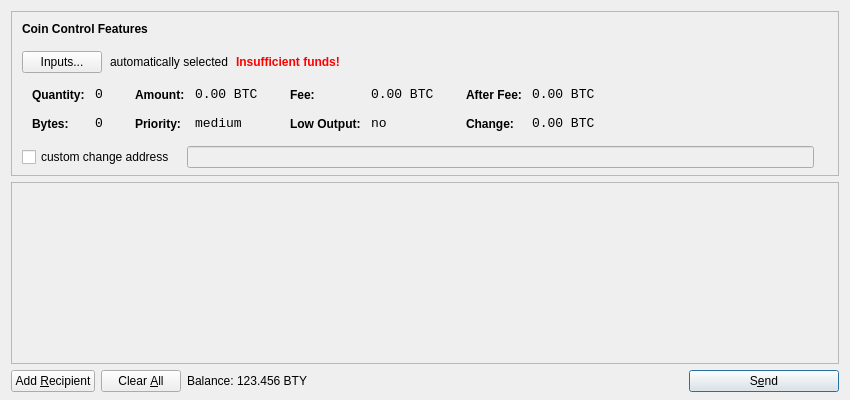
<?xml version="1.0" encoding="UTF-8"?>
<ui version="4.0">
 <class>SendCoinsDialog</class>
 <widget class="QDialog" name="SendCoinsDialog">
  <property name="geometry">
   <rect>
    <x>0</x>
    <y>0</y>
    <width>850</width>
    <height>400</height>
   </rect>
  </property>
  <property name="windowTitle">
   <string>Send Coins</string>
  </property>
  <layout class="QVBoxLayout" name="verticalLayout" stretch="0,1,0">
   <property name="bottomMargin">
    <number>8</number>
   </property>
   <item>
    <widget class="QFrame" name="frameCoinControl">
     <property name="sizePolicy">
      <sizepolicy hsizetype="Expanding" vsizetype="Expanding">
       <horstretch>0</horstretch>
       <verstretch>0</verstretch>
      </sizepolicy>
     </property>
     <property name="maximumSize">
      <size>
       <width>16777215</width>
       <height>16777215</height>
      </size>
     </property>
     <property name="frameShape">
      <enum>QFrame::StyledPanel</enum>
     </property>
     <property name="frameShadow">
      <enum>QFrame::Sunken</enum>
     </property>
     <layout class="QVBoxLayout" name="verticalLayoutCoinControl2">
      <property name="spacing">
       <number>-1</number>
      </property>
      <property name="leftMargin">
       <number>0</number>
      </property>
      <property name="topMargin">
       <number>0</number>
      </property>
      <property name="rightMargin">
       <number>0</number>
      </property>
      <property name="bottomMargin">
       <number>6</number>
      </property>
      <item>
       <layout class="QVBoxLayout" name="verticalLayoutCoinControl" stretch="0,0,0,0,1">
        <property name="spacing">
         <number>0</number>
        </property>
        <property name="leftMargin">
         <number>10</number>
        </property>
        <property name="topMargin">
         <number>10</number>
        </property>
        <item>
         <layout class="QHBoxLayout" name="horizontalLayoutCoinControl1">
          <property name="bottomMargin">
           <number>15</number>
          </property>
          <item>
           <widget class="QLabel" name="labelCoinControlFeatures">
            <property name="sizePolicy">
             <sizepolicy hsizetype="Preferred" vsizetype="Maximum">
              <horstretch>0</horstretch>
              <verstretch>0</verstretch>
             </sizepolicy>
            </property>
            <property name="font">
             <font>
              <weight>75</weight>
              <bold>true</bold>
             </font>
            </property>
            <property name="styleSheet">
             <string notr="true">font-weight:bold;</string>
            </property>
            <property name="text">
             <string>Coin Control Features</string>
            </property>
           </widget>
          </item>
         </layout>
        </item>
        <item>
         <layout class="QHBoxLayout" name="horizontalLayoutCoinControl2" stretch="0,0,0,0">
          <property name="spacing">
           <number>8</number>
          </property>
          <property name="bottomMargin">
           <number>10</number>
          </property>
          <item>
           <widget class="QPushButton" name="pushButtonCoinControl">
            <property name="styleSheet">
             <string notr="true"/>
            </property>
            <property name="text">
             <string>Inputs...</string>
            </property>
           </widget>
          </item>
          <item>
           <widget class="QLabel" name="labelCoinControlAutomaticallySelected">
            <property name="text">
             <string>automatically selected</string>
            </property>
            <property name="margin">
             <number>5</number>
            </property>
           </widget>
          </item>
          <item>
           <widget class="QLabel" name="labelCoinControlInsuffFunds">
            <property name="font">
             <font>
              <weight>75</weight>
              <bold>true</bold>
             </font>
            </property>
            <property name="styleSheet">
             <string notr="true">color:red;font-weight:bold;</string>
            </property>
            <property name="text">
             <string>Insufficient funds!</string>
            </property>
            <property name="margin">
             <number>5</number>
            </property>
           </widget>
          </item>
          <item>
           <spacer name="horizontalSpacerCoinControl">
            <property name="orientation">
             <enum>Qt::Horizontal</enum>
            </property>
            <property name="sizeHint" stdset="0">
             <size>
              <width>40</width>
              <height>1</height>
             </size>
            </property>
           </spacer>
          </item>
         </layout>
        </item>
        <item>
         <widget class="QWidget" name="widgetCoinControl" native="true">
          <property name="sizePolicy">
           <sizepolicy hsizetype="Preferred" vsizetype="Preferred">
            <horstretch>0</horstretch>
            <verstretch>0</verstretch>
           </sizepolicy>
          </property>
          <property name="minimumSize">
           <size>
            <width>0</width>
            <height>0</height>
           </size>
          </property>
          <property name="styleSheet">
           <string notr="true"/>
          </property>
          <layout class="QHBoxLayout" name="horizontalLayoutCoinControl5">
           <property name="margin">
            <number>0</number>
           </property>
           <item>
            <layout class="QHBoxLayout" name="horizontalLayoutCoinControl3" stretch="0,0,0,1">
             <property name="spacing">
              <number>20</number>
             </property>
             <property name="topMargin">
              <number>0</number>
             </property>
             <property name="bottomMargin">
              <number>10</number>
             </property>
             <item>
              <layout class="QFormLayout" name="formLayoutCoinControl1">
               <property name="horizontalSpacing">
                <number>10</number>
               </property>
               <property name="verticalSpacing">
                <number>14</number>
               </property>
               <property name="leftMargin">
                <number>10</number>
               </property>
               <property name="topMargin">
                <number>4</number>
               </property>
               <property name="rightMargin">
                <number>6</number>
               </property>
               <item row="0" column="0">
                <widget class="QLabel" name="labelCoinControlQuantityText">
                 <property name="styleSheet">
                  <string notr="true">font-weight:bold;</string>
                 </property>
                 <property name="text">
                  <string>Quantity:</string>
                 </property>
                 <property name="margin">
                  <number>0</number>
                 </property>
                </widget>
               </item>
               <item row="0" column="1">
                <widget class="QLabel" name="labelCoinControlQuantity">
                 <property name="font">
                  <font>
                   <family>Monospace</family>
                   <pointsize>10</pointsize>
                  </font>
                 </property>
                 <property name="cursor">
                  <cursorShape>IBeamCursor</cursorShape>
                 </property>
                 <property name="contextMenuPolicy">
                  <enum>Qt::ActionsContextMenu</enum>
                 </property>
                 <property name="text">
                  <string notr="true">0</string>
                 </property>
                 <property name="margin">
                  <number>0</number>
                 </property>
                 <property name="textInteractionFlags">
                  <set>Qt::LinksAccessibleByMouse|Qt::TextSelectableByKeyboard|Qt::TextSelectableByMouse</set>
                 </property>
                </widget>
               </item>
               <item row="1" column="0">
                <widget class="QLabel" name="labelCoinControlBytesText">
                 <property name="styleSheet">
                  <string notr="true">font-weight:bold;</string>
                 </property>
                 <property name="text">
                  <string>Bytes:</string>
                 </property>
                </widget>
               </item>
               <item row="1" column="1">
                <widget class="QLabel" name="labelCoinControlBytes">
                 <property name="font">
                  <font>
                   <family>Monospace</family>
                   <pointsize>10</pointsize>
                  </font>
                 </property>
                 <property name="cursor">
                  <cursorShape>IBeamCursor</cursorShape>
                 </property>
                 <property name="contextMenuPolicy">
                  <enum>Qt::ActionsContextMenu</enum>
                 </property>
                 <property name="text">
                  <string notr="true">0</string>
                 </property>
                 <property name="textInteractionFlags">
                  <set>Qt::LinksAccessibleByMouse|Qt::TextSelectableByKeyboard|Qt::TextSelectableByMouse</set>
                 </property>
                </widget>
               </item>
              </layout>
             </item>
             <item>
              <layout class="QFormLayout" name="formLayoutCoinControl2">
               <property name="horizontalSpacing">
                <number>10</number>
               </property>
               <property name="verticalSpacing">
                <number>14</number>
               </property>
               <property name="leftMargin">
                <number>6</number>
               </property>
               <property name="topMargin">
                <number>4</number>
               </property>
               <property name="rightMargin">
                <number>6</number>
               </property>
               <item row="0" column="0">
                <widget class="QLabel" name="labelCoinControlAmountText">
                 <property name="styleSheet">
                  <string notr="true">font-weight:bold;</string>
                 </property>
                 <property name="text">
                  <string>Amount:</string>
                 </property>
                 <property name="margin">
                  <number>0</number>
                 </property>
                </widget>
               </item>
               <item row="0" column="1">
                <widget class="QLabel" name="labelCoinControlAmount">
                 <property name="font">
                  <font>
                   <family>Monospace</family>
                   <pointsize>10</pointsize>
                  </font>
                 </property>
                 <property name="cursor">
                  <cursorShape>IBeamCursor</cursorShape>
                 </property>
                 <property name="contextMenuPolicy">
                  <enum>Qt::ActionsContextMenu</enum>
                 </property>
                 <property name="text">
                  <string notr="true">0.00 BTC</string>
                 </property>
                 <property name="textInteractionFlags">
                  <set>Qt::LinksAccessibleByMouse|Qt::TextSelectableByKeyboard|Qt::TextSelectableByMouse</set>
                 </property>
                </widget>
               </item>
               <item row="1" column="0">
                <widget class="QLabel" name="labelCoinControlPriorityText">
                 <property name="styleSheet">
                  <string notr="true">font-weight:bold;</string>
                 </property>
                 <property name="text">
                  <string>Priority:</string>
                 </property>
                </widget>
               </item>
               <item row="1" column="1">
                <widget class="QLabel" name="labelCoinControlPriority">
                 <property name="font">
                  <font>
                   <family>Monospace</family>
                   <pointsize>10</pointsize>
                  </font>
                 </property>
                 <property name="cursor">
                  <cursorShape>IBeamCursor</cursorShape>
                 </property>
                 <property name="contextMenuPolicy">
                  <enum>Qt::ActionsContextMenu</enum>
                 </property>
                 <property name="text">
                  <string>medium</string>
                 </property>
                 <property name="textInteractionFlags">
                  <set>Qt::LinksAccessibleByMouse|Qt::TextSelectableByKeyboard|Qt::TextSelectableByMouse</set>
                 </property>
                </widget>
               </item>
              </layout>
             </item>
             <item>
              <layout class="QFormLayout" name="formLayoutCoinControl3">
               <property name="horizontalSpacing">
                <number>10</number>
               </property>
               <property name="verticalSpacing">
                <number>14</number>
               </property>
               <property name="leftMargin">
                <number>6</number>
               </property>
               <property name="topMargin">
                <number>4</number>
               </property>
               <property name="rightMargin">
                <number>6</number>
               </property>
               <item row="0" column="0">
                <widget class="QLabel" name="labelCoinControlFeeText">
                 <property name="styleSheet">
                  <string notr="true">font-weight:bold;</string>
                 </property>
                 <property name="text">
                  <string>Fee:</string>
                 </property>
                 <property name="margin">
                  <number>0</number>
                 </property>
                </widget>
               </item>
               <item row="0" column="1">
                <widget class="QLabel" name="labelCoinControlFee">
                 <property name="font">
                  <font>
                   <family>Monospace</family>
                   <pointsize>10</pointsize>
                  </font>
                 </property>
                 <property name="cursor">
                  <cursorShape>IBeamCursor</cursorShape>
                 </property>
                 <property name="contextMenuPolicy">
                  <enum>Qt::ActionsContextMenu</enum>
                 </property>
                 <property name="text">
                  <string notr="true">0.00 BTC</string>
                 </property>
                 <property name="textInteractionFlags">
                  <set>Qt::LinksAccessibleByMouse|Qt::TextSelectableByKeyboard|Qt::TextSelectableByMouse</set>
                 </property>
                </widget>
               </item>
               <item row="1" column="0">
                <widget class="QLabel" name="labelCoinControlLowOutputText">
                 <property name="styleSheet">
                  <string notr="true">font-weight:bold;</string>
                 </property>
                 <property name="text">
                  <string>Low Output:</string>
                 </property>
                </widget>
               </item>
               <item row="1" column="1">
                <widget class="QLabel" name="labelCoinControlLowOutput">
                 <property name="font">
                  <font>
                   <family>Monospace</family>
                   <pointsize>10</pointsize>
                  </font>
                 </property>
                 <property name="cursor">
                  <cursorShape>IBeamCursor</cursorShape>
                 </property>
                 <property name="contextMenuPolicy">
                  <enum>Qt::ActionsContextMenu</enum>
                 </property>
                 <property name="text">
                  <string>no</string>
                 </property>
                 <property name="textInteractionFlags">
                  <set>Qt::LinksAccessibleByMouse|Qt::TextSelectableByKeyboard|Qt::TextSelectableByMouse</set>
                 </property>
                </widget>
               </item>
              </layout>
             </item>
             <item>
              <layout class="QFormLayout" name="formLayoutCoinControl4">
               <property name="horizontalSpacing">
                <number>10</number>
               </property>
               <property name="verticalSpacing">
                <number>14</number>
               </property>
               <property name="leftMargin">
                <number>6</number>
               </property>
               <property name="topMargin">
                <number>4</number>
               </property>
               <property name="rightMargin">
                <number>6</number>
               </property>
               <item row="0" column="0">
                <widget class="QLabel" name="labelCoinControlAfterFeeText">
                 <property name="styleSheet">
                  <string notr="true">font-weight:bold;</string>
                 </property>
                 <property name="text">
                  <string>After Fee:</string>
                 </property>
                 <property name="margin">
                  <number>0</number>
                 </property>
                </widget>
               </item>
               <item row="0" column="1">
                <widget class="QLabel" name="labelCoinControlAfterFee">
                 <property name="font">
                  <font>
                   <family>Monospace</family>
                   <pointsize>10</pointsize>
                  </font>
                 </property>
                 <property name="cursor">
                  <cursorShape>IBeamCursor</cursorShape>
                 </property>
                 <property name="contextMenuPolicy">
                  <enum>Qt::ActionsContextMenu</enum>
                 </property>
                 <property name="text">
                  <string notr="true">0.00 BTC</string>
                 </property>
                 <property name="textInteractionFlags">
                  <set>Qt::LinksAccessibleByMouse|Qt::TextSelectableByKeyboard|Qt::TextSelectableByMouse</set>
                 </property>
                </widget>
               </item>
               <item row="1" column="0">
                <widget class="QLabel" name="labelCoinControlChangeText">
                 <property name="styleSheet">
                  <string notr="true">font-weight:bold;</string>
                 </property>
                 <property name="text">
                  <string>Change:</string>
                 </property>
                </widget>
               </item>
               <item row="1" column="1">
                <widget class="QLabel" name="labelCoinControlChange">
                 <property name="font">
                  <font>
                   <family>Monospace</family>
                   <pointsize>10</pointsize>
                  </font>
                 </property>
                 <property name="cursor">
                  <cursorShape>IBeamCursor</cursorShape>
                 </property>
                 <property name="contextMenuPolicy">
                  <enum>Qt::ActionsContextMenu</enum>
                 </property>
                 <property name="text">
                  <string notr="true">0.00 BTC</string>
                 </property>
                 <property name="textInteractionFlags">
                  <set>Qt::LinksAccessibleByMouse|Qt::TextSelectableByKeyboard|Qt::TextSelectableByMouse</set>
                 </property>
                </widget>
               </item>
              </layout>
             </item>
            </layout>
           </item>
          </layout>
         </widget>
        </item>
        <item>
         <layout class="QHBoxLayout" name="horizontalLayoutCoinControl4" stretch="0,0,0">
          <property name="spacing">
           <number>12</number>
          </property>
          <property name="sizeConstraint">
           <enum>QLayout::SetDefaultConstraint</enum>
          </property>
          <property name="topMargin">
           <number>5</number>
          </property>
          <property name="rightMargin">
           <number>5</number>
          </property>
          <item>
           <widget class="QCheckBox" name="checkBoxCoinControlChange">
            <property name="text">
             <string>custom change address</string>
            </property>
           </widget>
          </item>
          <item>
           <widget class="QLineEdit" name="lineEditCoinControlChange">
            <property name="enabled">
             <bool>false</bool>
            </property>
            <property name="sizePolicy">
             <sizepolicy hsizetype="Expanding" vsizetype="Fixed">
              <horstretch>0</horstretch>
              <verstretch>0</verstretch>
             </sizepolicy>
            </property>
           </widget>
          </item>
          <item>
           <widget class="QLabel" name="labelCoinControlChangeLabel">
            <property name="sizePolicy">
             <sizepolicy hsizetype="Preferred" vsizetype="Expanding">
              <horstretch>0</horstretch>
              <verstretch>0</verstretch>
             </sizepolicy>
            </property>
            <property name="minimumSize">
             <size>
              <width>0</width>
              <height>0</height>
             </size>
            </property>
            <property name="text">
             <string/>
            </property>
            <property name="margin">
             <number>3</number>
            </property>
           </widget>
          </item>
         </layout>
        </item>
        <item>
         <spacer name="verticalSpacerCoinControl">
          <property name="orientation">
           <enum>Qt::Vertical</enum>
          </property>
          <property name="sizeHint" stdset="0">
           <size>
            <width>800</width>
            <height>1</height>
           </size>
          </property>
         </spacer>
        </item>
       </layout>
      </item>
     </layout>
    </widget>
   </item>
   <item>
    <widget class="QScrollArea" name="scrollArea">
     <property name="widgetResizable">
      <bool>true</bool>
     </property>
     <widget class="QWidget" name="scrollAreaWidgetContents">
      <property name="geometry">
       <rect>
        <x>0</x>
        <y>0</y>
        <width>830</width>
        <height>165</height>
       </rect>
      </property>
      <layout class="QVBoxLayout" name="verticalLayout_2">
       <property name="margin">
        <number>0</number>
       </property>
       <item>
        <layout class="QVBoxLayout" name="entries">
         <property name="spacing">
          <number>6</number>
         </property>
        </layout>
       </item>
       <item>
        <spacer name="verticalSpacer">
         <property name="orientation">
          <enum>Qt::Vertical</enum>
         </property>
         <property name="sizeHint" stdset="0">
          <size>
           <width>20</width>
           <height>40</height>
          </size>
         </property>
        </spacer>
       </item>
      </layout>
     </widget>
    </widget>
   </item>
   <item>
    <layout class="QHBoxLayout" name="horizontalLayout">
     <item>
      <widget class="QPushButton" name="addButton">
       <property name="toolTip">
        <string>Send to multiple recipients at once</string>
       </property>
       <property name="text">
        <string>Add &amp;Recipient</string>
       </property>
       <property name="icon">
        <iconset resource="../bitcoin.qrc">
         <normaloff>:/icons/add</normaloff>:/icons/add</iconset>
       </property>
       <property name="autoDefault">
        <bool>false</bool>
       </property>
      </widget>
     </item>
     <item>
      <widget class="QPushButton" name="clearButton">
       <property name="sizePolicy">
        <sizepolicy hsizetype="Minimum" vsizetype="Fixed">
         <horstretch>0</horstretch>
         <verstretch>0</verstretch>
        </sizepolicy>
       </property>
       <property name="toolTip">
        <string>Remove all transaction fields</string>
       </property>
       <property name="text">
        <string>Clear &amp;All</string>
       </property>
       <property name="icon">
        <iconset resource="../bitcoin.qrc">
         <normaloff>:/icons/remove</normaloff>:/icons/remove</iconset>
       </property>
       <property name="autoRepeatDelay">
        <number>300</number>
       </property>
       <property name="autoDefault">
        <bool>false</bool>
       </property>
      </widget>
     </item>
     <item>
      <layout class="QHBoxLayout" name="horizontalLayout_2">
       <property name="spacing">
        <number>3</number>
       </property>
       <item>
        <widget class="QLabel" name="label">
         <property name="text">
          <string>Balance:</string>
         </property>
        </widget>
       </item>
       <item>
        <widget class="QLabel" name="labelBalance">
         <property name="cursor">
          <cursorShape>IBeamCursor</cursorShape>
         </property>
         <property name="text">
          <string>123.456 BTY</string>
         </property>
         <property name="textInteractionFlags">
          <set>Qt::LinksAccessibleByMouse|Qt::TextSelectableByKeyboard|Qt::TextSelectableByMouse</set>
         </property>
        </widget>
       </item>
      </layout>
     </item>
     <item>
      <spacer name="horizontalSpacer">
       <property name="orientation">
        <enum>Qt::Horizontal</enum>
       </property>
       <property name="sizeHint" stdset="0">
        <size>
         <width>40</width>
         <height>20</height>
        </size>
       </property>
      </spacer>
     </item>
     <item>
      <widget class="QPushButton" name="sendButton">
       <property name="minimumSize">
        <size>
         <width>150</width>
         <height>0</height>
        </size>
       </property>
       <property name="toolTip">
        <string>Confirm the send action</string>
       </property>
       <property name="text">
        <string>S&amp;end</string>
       </property>
       <property name="icon">
        <iconset resource="../bitcoin.qrc">
         <normaloff>:/icons/send</normaloff>:/icons/send</iconset>
       </property>
       <property name="default">
        <bool>true</bool>
       </property>
      </widget>
     </item>
    </layout>
   </item>
  </layout>
 </widget>
 <resources>
  <include location="../bitcoin.qrc"/>
 </resources>
 <connections/>
</ui>
